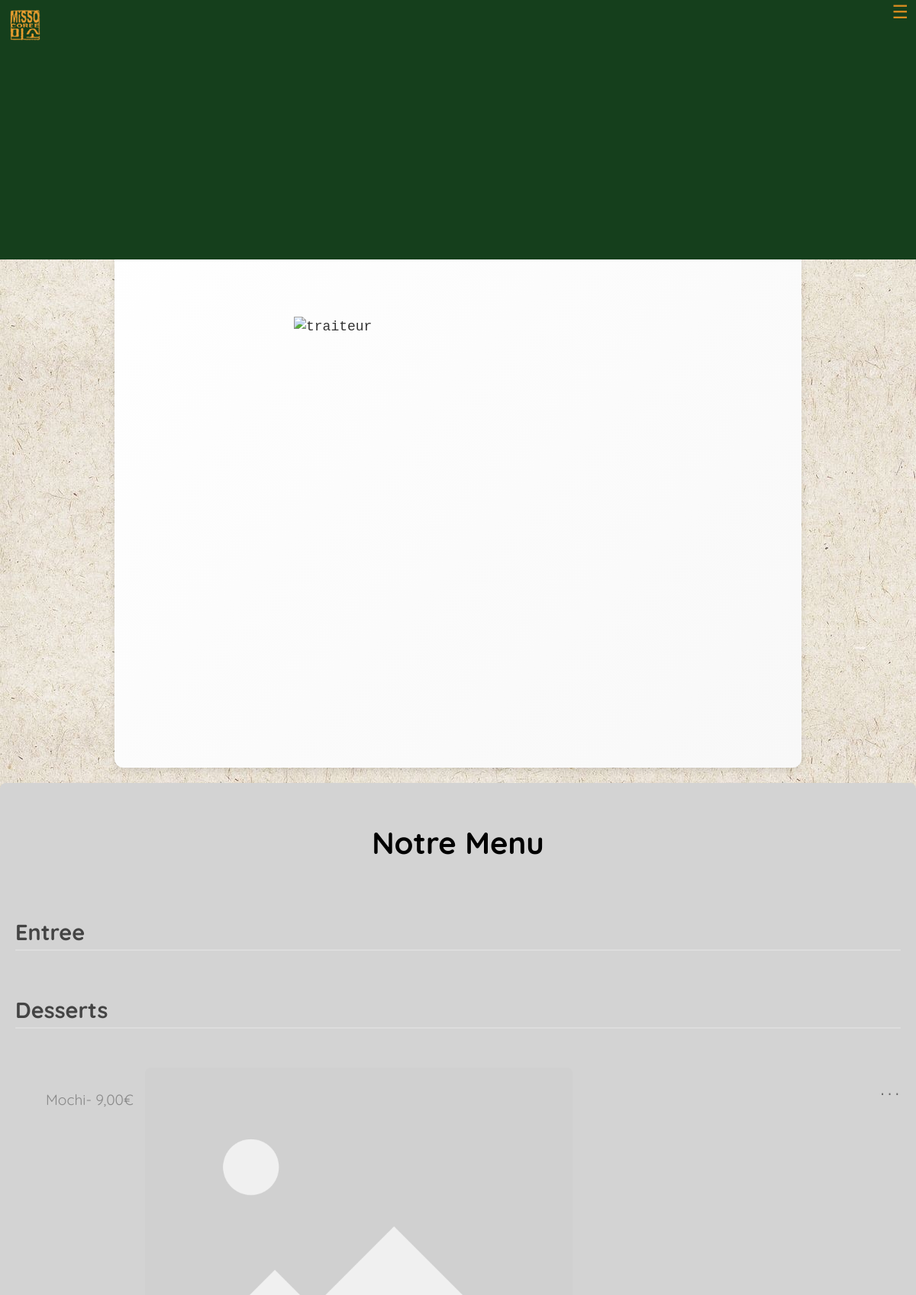
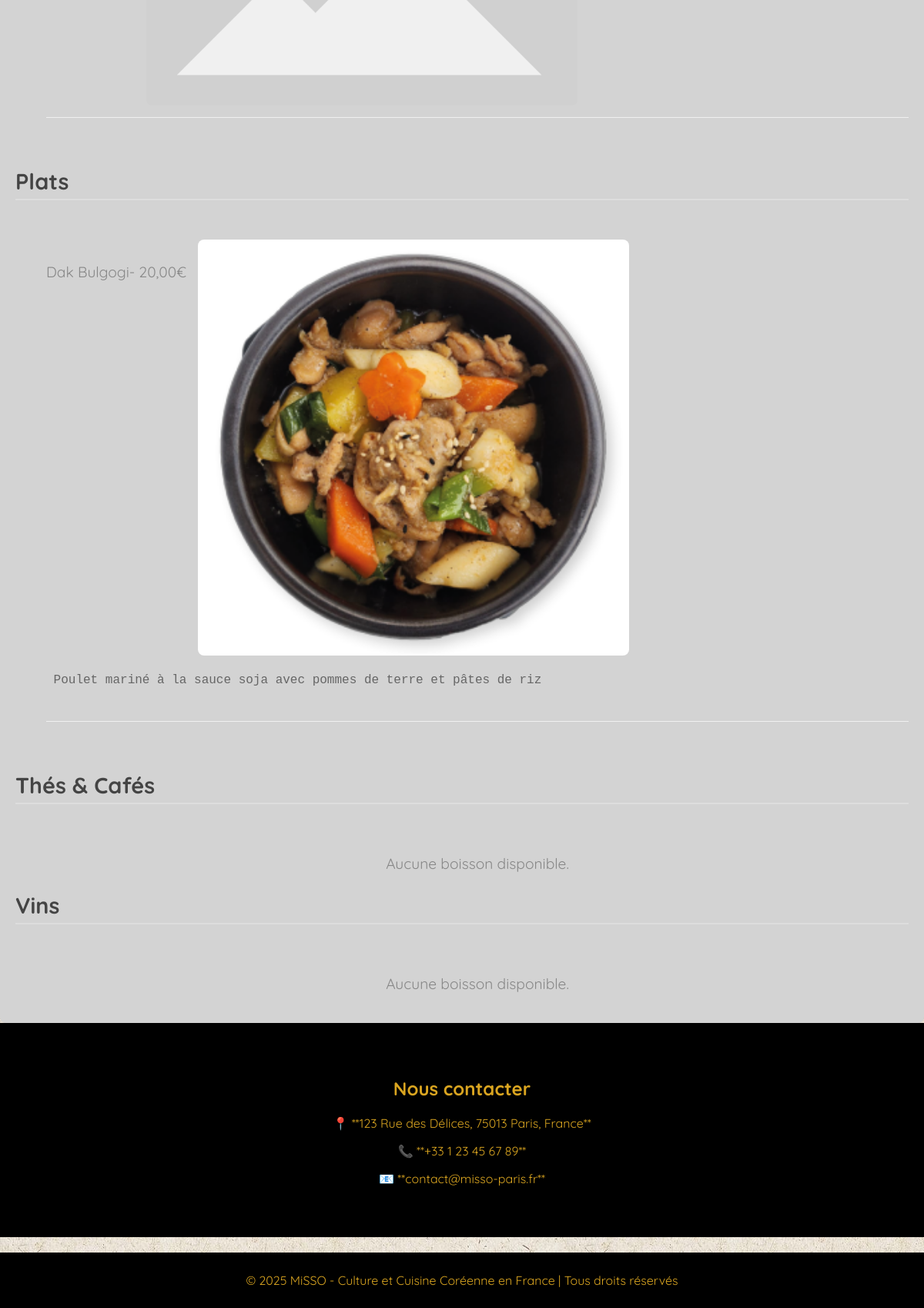
Screenshot of /restaurants/traiteur/ with the database file from the repository (2 pictures, top to bottom).
### menu/models.py (models this page shows, shortened)
class Menu(models.Model):
    nom = models.CharField(max_length=100, unique=True)
    restaurant = models.ForeignKey(Restaurant, on_delete=models.CASCADE)
    visible = models.BooleanField(default=True)

class CategoriePlat(models.Model):
    nom  = models.CharField(max_length=100, unique=True)
    description = models.TextField(blank=True, null=True)

class Plat(models.Model):
    menu = models.ForeignKey(Menu, on_delete=models.CASCADE)
    categorie = models.ForeignKey(CategoriePlat, on_delete=models.CASCADE)
    nom  = models.CharField(max_length=100, unique=True)
    prix = models.DecimalField(max_digits=6, decimal_places=2)
    description = models.TextField(blank=True, null=True)
    image_path = models.CharField(max_length=255, blank=True, null=True)

class CategorieBoisson(models.Model):
    nom  = models.CharField(max_length=100, unique=True)
    description = models.TextField(blank=True, null=True)

### menu/views.py (the view)
# urls.py: path('<str:restaurant_nom>/', menu, name='menu'),
def menu(request,restaurant_nom):
    restaurant = get_object_or_404(Restaurant, nom=restaurant_nom)
    menus = Menu.objects.filter(restaurant=restaurant)
    categoriesPlats = CategoriePlat.objects.all()
    categoriesBoissons= CategorieBoisson.objects.all()
    plats = Plat.objects.filter(categorie__in=categoriesPlats, menu__in=menus)
    accompagnementsPlats = AccompagnementPlat.objects.filter(plat__in=plats)
    boissons = Boisson.objects.filter(categorie__in=categoriesBoissons, menu__in=menus)
    accompagnementsBoissons = AccompagnementBoisson.objects.filter(boisson__in=boissons)
    return render(request, 'menu/restaurant.html', { 'restaurant': restaurant,'menus': menus, 'categoriesPlats': categoriesPlats, 'plats': plats, 'accompagnementsPlats':accompagnementsPlats, 'categoriesBoissons': categoriesBoissons, 'boissons':boissons,'accompagnementsBoissons':accompagnementsBoissons})

### menu/templates/menu/restaurant.html
{% extends "menu/base.html" %}
{% load static %}
{% block title%}
<pre>{{restaurant.titre}}</pre>
{%endblock%}
{% block main%}
<pre>{{restaurant.description}}</pre>
{% if restaurant.image_path%}
  <img src='{% static '{{restaurant.image_path}}' %}' alt={{restaurant.nom}}>
{%endif%}
{%endblock%}
{% block content %}
  {%for menu in menus%}
    {%if menu.visible%}
      {%include 'partials/menu.html'%}
    {%endif%}
    {%empty%}
    <p>Aucun menu disponible</p>
  {%endfor%}
{% endblock %}

### menu/templates/partials/menu.html (shortened to what this page needs)
{% load static %}
{% block content %}
<section id="menu" class="menu">
    <div class="menu-container">
        <h1>Notre Menu</h1><br>
        {% for categorie in categoriesPlats %}
            <h2>{{ categorie.nom }}</h2><br>
            <ol class="plats">
                {% for item in plats %}
                    {% if item.categorie.id == categorie.id and item.menu.id == menu.id %}
                        <li class="menu-item">
                            <p class="nom">{{ item.nom }}</p>
                            <p class="prix">- {{ item.prix }}€</p><br>
                            {% if item.image_path %}
                                <img src="{% static item.image_path %}" alt="{{ item.nom }}"><br>
                            {% endif %}<br>
                            <pre><p class="description"> {{ item.description }}</p></pre>
                        </li><br>
                    {% endif %}
                {% empty %}
                    <p>Aucun plat disponible.</p>
                {% endfor %}
            </ol>
        {% empty %}
            <p>Aucune catégorie disponible.</p>
        {% endfor %}
        {% for categorie in categoriesBoissons %}
        <h2>{{ categorie.nom }}</h2><br>
        <ol class="boissons">
            {% for item in boissons %}
                {% if item.categorie.id == categorie.id  and item.menu.id == menu.id%}
                    <li class="menu-item">
                        <p class="nom">{{ item.nom }}</p><br>
                        {% if item.prixBouteille %}
                        <p class="prix">Verre - {{ item.prixVerre}}€</p><br>
                        <p class="prix">Bouteille - {{ item.prixBouteille }}€</p><br>
                        {% else %}
                            <p class="prix">- {{ item.prixVerre }}€</p><br>
                        {%endif%}
                        {% if item.image_path %}
                            <img src="{% static item.image_path %}" alt="{{ item.nom }}"><br>
                        {% endif %}<br>
                        <pre><p class="description"> {{ item.description }}</p></pre>
                        <ul class="accompagnements">
                        {% for accompagnement in accompanementsBoissons %}
                            {% if item.id == accompagnement.plat.id %}
                                <li class ="accompagnement">
                                <p class="nom">{{ accompagnement.nom }}</p>
                                <p class="prix">+ ${{ accompagnement.prix }}</p><br>
                                {% if accompagnement.image_path %}
                                    <img src="{% static accompagnement.image_path %}" alt="{{ accompagnement.nom }}"><br>
                                {% endif %}<br>
                                <pre><p class="description"> {{ accompagnement.description }}</p></pre>
                                </li>
                            {% endif %}<br>
                        {% endfor %}
                        </ul>
                    </li><br>
                {% endif %}
                {% empty %}
                <p>Aucune boisson disponible.</p>
            {% endfor %}
        </ol>
    {% empty %}
        <p>Aucune catégorie disponible.</p>
    {% endfor %}
    </div>
</section>
{% endblock %}

### utilisateurs/static/utilisateurs/restaurant.css (style rules this page uses)
body { font-family: 'Quicksand', sans-serif; margin: 0; padding: 0; display: block; overflow-y: auto; min-height: 100vh; background-image: url('../restaurant/img/texture.jpg'); margin: 0; padding: 0; }
img { display: block; margin-left: auto; margin-right: auto; width: 50%; }
pre { white-space: pre-wrap; white-space: -moz-pre-wrap; white-space: -pre-wrap; white-space: -o-pre-wrap; word-wrap: break-word; }
.menu-container { max-width: 1200px; margin: 0 auto; padding: 20px; background-color: lightgrey; box-shadow: 0 4px 8px rgba(0, 0, 0, 0.1); border-radius: 8px; overflow: hidden; color:black; }
.menu-container h1 { font-size: 2.5rem; color: black; text-align: center; margin-bottom: 30px; }
.menu-container h2 { font-size: 1.8rem; color: #444; margin-bottom: 15px; padding-bottom: 5px; border-bottom: 2px solid #ddd; }
.menu-item { display: flex; flex-wrap: wrap; align-items: flex-start; justify-content: space-between; margin-bottom: 20px; border-bottom: 1px solid #f0f0f0; padding-bottom: 15px; }
.menu-item .description { font-size: 1rem; color: #666; margin-top: 10px; flex: 1; }
.menu-item img { border-radius: 8px; margin-left: 15px; object-fit: cover; }
.menu-container p { font-size: 1.2rem; color: #888; text-align: center; margin-top: 30px; }

### utilisateurs/static/utilisateurs/navigation.css (style rules this page uses)
* { box-sizing: border-box; }
body { margin-top: 100px; }

### rows the page displays
CategoriePlat: nom "Entree"
CategoriePlat: nom "Desserts"
Plat: nom "Mochi", prix "9,00", image_path (placeholder picture), description "..."
CategoriePlat: nom "Plats"
Plat: nom "Dak Bulgogi", prix "20,00", image_path (picture), description "Poulet mariné à la sauce soja avec pommes de terre et pâtes de riz"
CategorieBoisson: nom "Thés & Cafés"
CategorieBoisson: nom "Vins"
